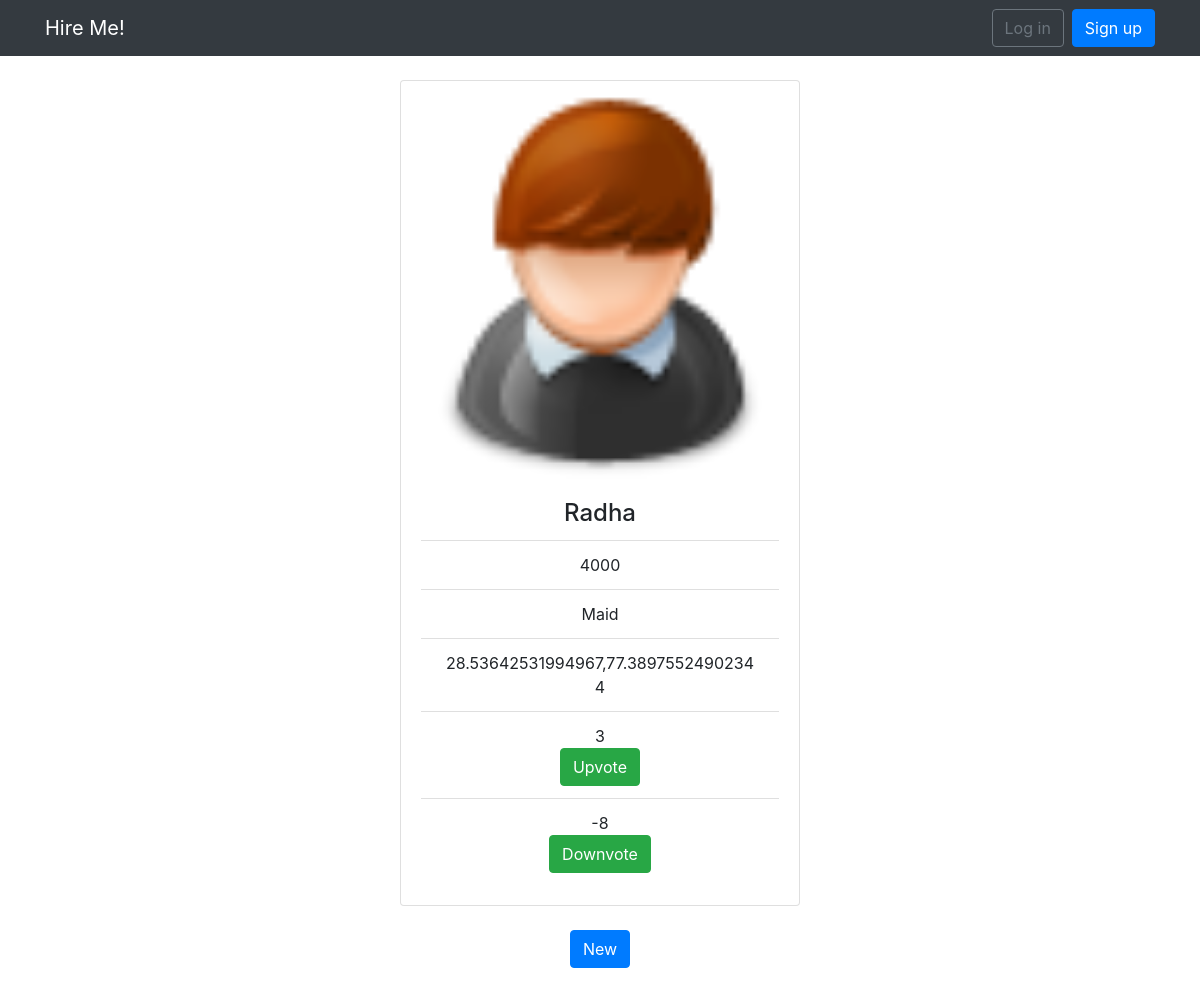
The app's page /services/2/1/review/, older data.
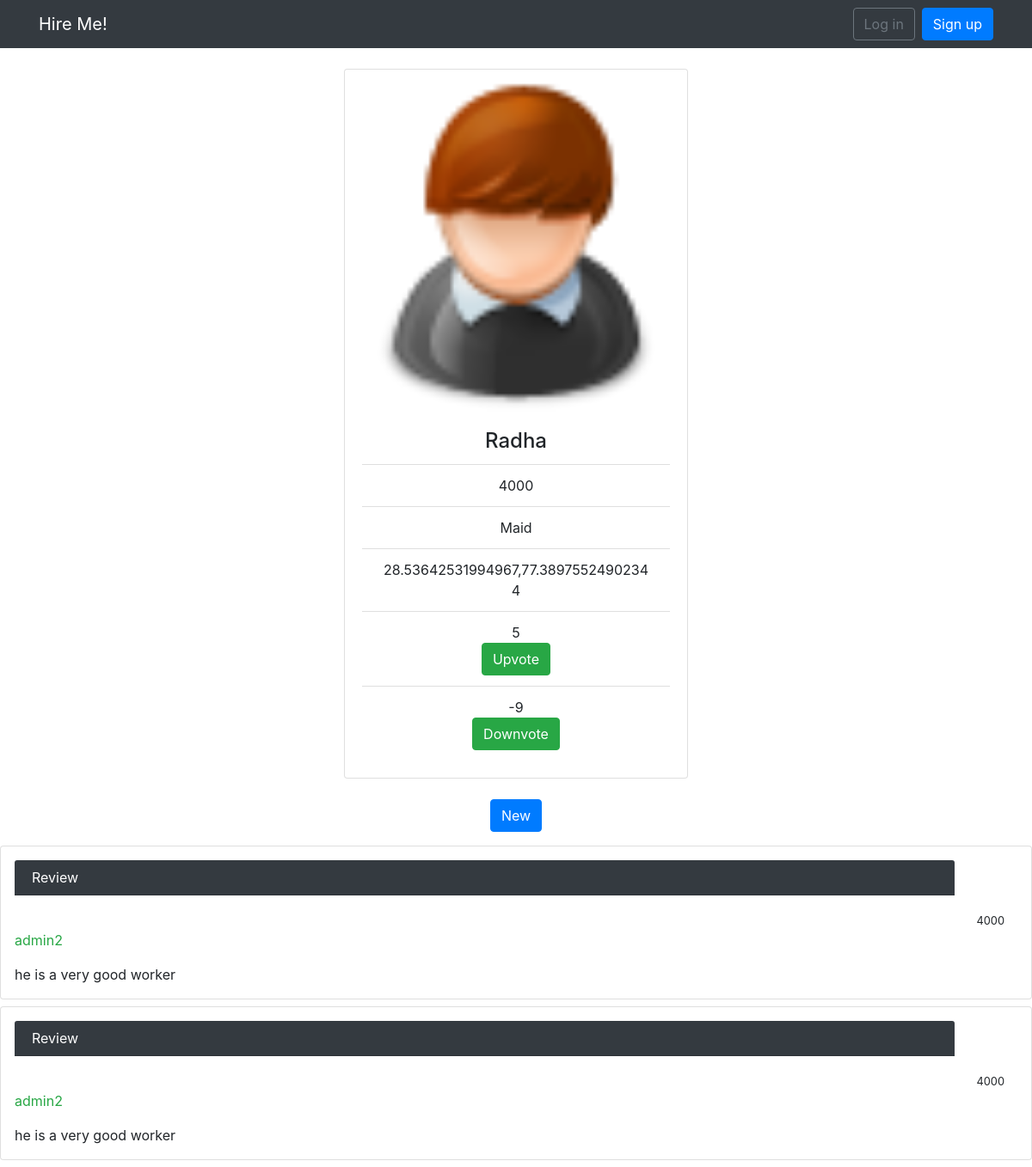
The same page, newer data.
### hire/models.py (models this page shows, shortened)
class Service_category(models.Model):
	namee = models.CharField(max_length = 100,unique=True)
	desc = models.CharField(max_length = 150)
	price = models.CharField(max_length = 10)
	location = models.CharField(max_length = 50)
	service = models.ForeignKey(Services,related_name = 'serces')
	last_updated = models.DateTimeField(auto_now_add=True)
	position = GeopositionField(null=True)
	upvotes = models.IntegerField(default = 0)
	downvotes = models.IntegerField(default =0)

class Services(models.Model):
	name = models.CharField(max_length = 40, unique =True)
	category = models.CharField(max_length = 40)
	last_updated = models.DateTimeField(auto_now_add=True)
	def __str__(self):
		return self.name

class Page(models.Model):
	Review = models.TextField(max_length = 4000)
	service_cat = models.ForeignKey(Service_category,related_name = 'ser_cat',default = False)
	service_main = models.ForeignKey(Services,related_name = 'ser_main',default = False)
	started_by = models.ForeignKey(User)
	def __str__(self):
		return self.Review

### hire/views.py (the view)
# urls.py: url(r'^services/(?P<pk>\d+)/(?P<Service_category_pk>\d+)/review/$', hire_views.review, name='review'),
def review(request,pk,Service_category_pk):
	ser = get_object_or_404(Service_category,service__pk=pk,pk =Service_category_pk)
	er = Page.objects.filter(service_main=pk,service_cat=Service_category_pk)
	res = get_object_or_404(Services,pk=pk)
	print(er)
	return render(request,'review.html',{'service' : ser, 'revice' : res, 'review' : er,})

### templates/review.html (shortened to what this page needs)
<!DOCTYPE html>
<html lang="en">
<head>
    <link rel="stylesheet" href="https://cdnjs.cloudflare.com/ajax/libs/font-awesome/4.7.0/css/font-awesome.min.css">
  <link rel="stylesheet" href="https://maxcdn.bootstrapcdn.com/bootstrap/4.1.0/css/bootstrap.min.css">
  <link rel="stylesheet" href="https://maxcdn.bootstrapcdn.com/bootstrap/4.1.0/css/bootstrap.min.css">
<center><div class="container" style="margin-top:80px">
  <div class="card" style="width:400px">
    <img class="card-img-top" src="/static/img/2.png" alt="Card image" style="width:100%">
    <div class="card-body">
      <h4 class="card-title">{{service.namee}}</h4>
      <ul class="list-group list-group-flush">
    <li class="list-group-item">{{service.price}}</li>
    <li class="list-group-item">{{service.service}}</li>
     <li class="list-group-item">{{service.position}}</li>
      <li class="list-group-item">{{service.upvotes}}
      <center><a href="{% url 'increment' revice.pk service.pk %}"> <button type='button' id="clap" class="btn btn-success" >Upvote</button></a></center></li>
       <li class="list-group-item">{{service.downvotes}}
       <center> <a href="{% url 'decrement' revice.pk service.pk %}"><button type='button' id="claap" class="btn btn-success">Downvote</button></a></center></li>
    </div>
  </div></center>
  <br>
   </head>
<body>
<nav class="navbar navbar-expand-sm navbar-dark bg-dark fixed-top">
        <div class="container">
          <a class="navbar-brand" href="{% url 'home' %}">Hire Me!</a>
          <div class="collapse navbar-collapse" id="mainMenu">
            {% if user.is_authenticated %}
              <ul class="navbar-nav ml-auto">
                <li class="nav-item dropdown">
                  <a class="nav-link dropdown-toggle" href="#" id="userMenu" data-toggle="dropdown" aria-haspopup="true" aria-expanded="false">
                    {{ user.username }}
                  </a>
                  <div class="dropdown-menu dropdown-menu-right" aria-labelledby="userMenu">
                    <a class="dropdown-item" href="#">My account</a>
                    <div class="dropdown-divider"></div>
                    <a class="dropdown-item" href="{% url 'logout' %}">Log out</a>
                  </div>
                </li>
              </ul>
            {% else %}
              <form class="form-inline ml-auto">
                <a href="{% url 'login' %}" class="btn btn-outline-secondary">Log in</a>
                <a href="{% url 'signup' %}" class="btn btn-primary ml-2">Sign up</a>
              </form>
            {% endif %}
          </div>
        </div>
      </nav>
  <center><a href = "{% url 'review_new' revice.pk service.pk %}" < button type="submit" class="btn btn-primary"> New</button></a></center>
   {% for review in review %}
    <div class="card mb-2">
      <div class="card-body p-3">
        <div class="row mb-3">
          <div class="col-6">
            <div class="card-header text-white bg-dark py-2 px-6" style="width: 68.3rem;">Review</div>
          </div>
          </div>
          <div class="col-12 text-right">
            <small class=".text-primary"> {{service.price}}</small>
          </div>
          <p class="text-success">{{review.started_by}}</p>
          <div class=".text-muted">{{review.Review}}</div>
      </div>
    </div>
    {% endfor %}
</body>
</html>

Row changes from the older to the newer data that the page shows:
changed Service_category "Radha": upvotes "3" → "5"; downvotes "-8" → "-9"
added Page: {{ service.price }} "4000", started_by "admin2", Review "he is a very good worker"
added Page: {{ service.price }} "4000", started_by "admin2", Review "he is a very good worker"
